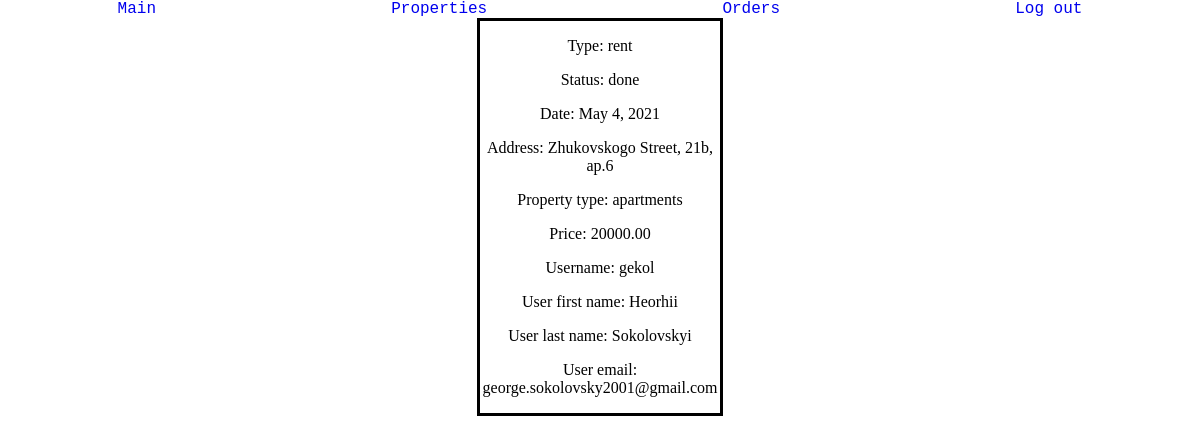
The app's page /orders (signed in) with its own data.
### property/models.py (models this page shows, shortened)
class Order(models.Model):
    date = models.DateField(null=False)
    property = models.ForeignKey(Property, on_delete=models.CASCADE)
    user = models.ForeignKey(User, on_delete=models.CASCADE)
    type = models.CharField(max_length=100, choices=[('purchase', 'Purchase'),
                                                     ('rent', 'Rent')])
    status = models.CharField(max_length=100, choices=[('new', 'New'),
                                                       ('in_progress', 'In progress'),
                                                       ('done', 'Done')
                                                       ])

class Property(models.Model):
    type = models.CharField(max_length=100, choices=[('house', 'House'),
                                                     ('apartments', 'Apartments')])
    description = models.TextField(null=True)
    district = models.CharField(max_length=100, null=False, default='Sobornyi')
    address = models.CharField(max_length=100, null=False, unique=True)
    purchase_price = models.DecimalField(decimal_places=2, max_digits=10, null=False)
    rent_price = models.DecimalField(decimal_places=2, max_digits=10, null=False)
    rooms_number = models.IntegerField(null=False)
    owner = models.ForeignKey(User, on_delete=models.CASCADE)
    status = models.CharField(max_length=100, default='waiting',
                              choices=[('in_progress', 'In progress'), ('waiting', 'Waiting for orders')])
    class Meta:
        verbose_name_plural = 'Properties'

### property/views.py (the view)
# urls.py: path('orders', views.OrderView.as_view()),
class OrderView(View):
    def get(self, request):
        if request.user.is_staff:
            return render(request, "orders.html", {"orders": models.Order.objects.all()})
        return render(request, "orders.html", {"orders": models.Order.objects.filter(user_id=request.user.id)})

### templates/orders.html (shortened to what this page needs)
{% extends "index.html" %}
{% block main %}
    <div class="orders-block">
        {% for order in orders %}
            <div class="order">
                <p>Type: {{ order.type }}</p>
                <p>Status: {{ order.status }}</p>
                <p>Date: {{ order.date }}</p>
                <p>Address: {{ order.property.address }}</p>
                <p>Property type: {{ order.property.type }}</p>
                <p>Price: {% if order.type == 'rent' %}
                    {{ order.property.rent_price }}
                {% else %}
                    {{ order.property.purchase_price }}
                {% endif %}</p>
                <p>Username: {{ order.user }}</p>
                <p>User first name: {{ order.user.first_name }}</p>
                <p>User last name: {{ order.user.last_name }}</p>
                <p>User email: {{ order.user.email }}</p>
            </div>
        {% endfor %}
    </div>
{% endblock %}

### templates/index.html (shortened to what this page needs)
{% extends 'base.html' %}
{% block navigation %}
    <a href="/">Main</a>
    <a href="/properties">Properties</a>
    {% if user.is_authenticated %}
        <a href="/orders">Orders</a>
        <a href="/log_out">Log out</a>
    {% else %}
        <a href="/log_in">Log in</a>
        <a href="/register">Register</a>
    {% endif %}
{% endblock %}

### templates/base.html (shortened to what this page needs)
<!DOCTYPE html>
<html lang="en">
<head>
</head>
<body>
<nav class="navigation">
    {% block navigation %}{% endblock %}
</nav>
<main class="main-content">
    {% block main %}{% endblock %}
</main>
</body>
</html>

### records on screen
Order: type "rent", status "done", date "May 4, 2021", property.address "Zhukovskogo Street, 21b, ap.6", property.type "apartments", property.rent_price "20000.00", user "gekol", user.first_name "Heorhii", user.last_name "Sokolovskyi", user.email "george.sokolovsky2001@gmail.com"
